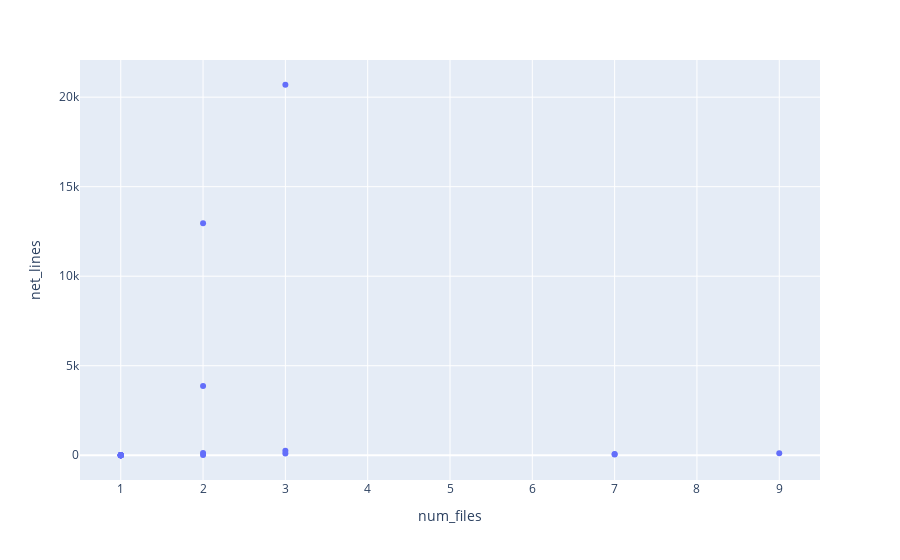

Notebook code for this chart:
### Code cell
# Histogram of net lines of code
fig = px.scatter(df_commits, x='num_files', y='net_lines', hover_name='message', hover_data=['author_name', 'author_date', 'hash', 'branches'])
fig.show()

### Figure 1 — Plotly figure (JSON) as saved in the notebook; plotly's stock layout.template omitted (floating-point values rounded to 4 significant figures)
{"data": [{"customdata": [["Matt Eland", "2021-10-07T00:50:53-04:00", "262f4fbfa31cc7e1d9bb7b9871be1c9ac0242c57", "main"], ["Matt Eland", "2021-10-07T00:53:05-04:00", "436cece5340eb314fe5fe0eef94e423388755b23", "main"], ["Matt Eland", "2021-10-07T14:33:19-04:00", "1b7c69a77563a9845cee2e5a55affea4c590bf17", "main"], ["Matt Eland", "2021-10-07T17:39:49-04:00", "5d59ceb5390057755c3648307324e30d5ea0dc92", "main"], ["Matt Eland", "2021-10-07T19:05:52-04:00", "c745f4f151247070e3d5ee9c3467cd3dec763cfd", "main"], ["Matt Eland", "2021-10-07T19:15:44-04:00", "ee5b5ce7d80cc88bf0ce64954c74d819947eb35f", "main"], ["Matt Eland", "2021-10-07T20:19:50-04:00", "93b1df991e39ee919853d47752c56e883f3752d9", "main"], ["Matt Eland", "2021-10-07T21:10:04-04:00", "5fc09b9af7a7819843886a5f1ab47090c3d9e42f", "main"], ["Matt Eland", "2021-10-07T22:33:42-04:00", "76a5f689be78f4173f5219e661fbe0777275362e", "main"], ["Matt Eland", "2021-10-08T00:31:06-04:00", "24337103c37db0990433f59c85069e332a5c3d34", "main"], ["Matt Eland", "2021-10-08T00:35:10-04:00", "236831533b6dc24025b9de6177c3868d7be6b4f5", "main"], ["repo-visualizer", "2021-10-08T04:35:28+00:00", "8af76dc9e44fd4708a76b8561cecc4cb594965a8", "main"], ["Matt Eland", "2021-10-08T00:40:55-04:00", "1514ad1c11600145b375f8bd3e542fab2d9c64f8", "main"], ["repo-visualizer", "2021-10-08T04:41:09+00:00", "cb27c66d48103f7d7dcb1a04958689c9e7527c37", "main"], ["Matt Eland", "2021-10-08T00:41:58-04:00", "60d78d84760ecd540f3553d0c29eb4ec26829327", "main"], ["Matt Eland", "2021-10-08T00:42:01-04:00", "3f29474b5c30f1450409b073a621cce204911ea7", "main"], ["repo-visualizer", "2021-10-08T04:42:17+00:00", "005d7cf96a8688f1d6f6fcc6f9a3842e88a1c0aa", "main"], ["Matt Eland", "2021-10-08T00:55:32-04:00", "87cbe07450e4d8e5dc10433c760a98025bb53256", "main"], ["repo-visualizer", "2021-10-08T04:55:48+00:00", "0c54ad2e0eae77e19ed09c8f8912ddcb11aa145e", "main"], ["Matt Eland", "2021-10-08T00:57:08-04:00", "3714050ae7e1a4d98577c583f3fdaa397654a02e", "main"], ["Matt Eland", "2021-10-08T00:57:10-04:00", "cca85def0ba34c0aa7f137f9e2734382f7a87846", "main"], ["repo-visualizer", "2021-10-08T04:57:24+00:00", "b3a3f2d709441b09c7760d42ea3c6681bfec3c66", "main"], ["Matt Eland", "2021-10-08T01:18:44-04:00", "bf00d92c51f3c62861d197c681de3b3c023fe4c7", "main"], ["repo-visualizer", "2021-10-08T05:18:59+00:00", "3945658788057ef0973ce8e5115bcac0c66367ff", "main"]], "hovertemplate": "<b>%{hovertext}</b><br><br>num_files=%{x}<br>net_lines=%{y}<br>author_name=%{customdata[0]}<br>author_date=%{customdata[1]}<br>hash=%{customdata[2]}<br>branches=%{customdata[3]}<extra></extra>", "hovertext": ["Initial commit", "Added code analysis export results from Visual Studio", "Early work on file mining", "Mining Progress", "Additional Mining", "Added GitAnalyzer", "Working on visualizations", "Added a sort", "Pretty good tree visualization", "Tree improvements, added tasks list", "Experimentation", "Repo visualizer: updated diagram", "Added link to Octo", "Repo visualizer: updated diagram", "Updated Tasks to remind me about Octo later", "Merge remote-tracking branch 'origin/main' into main", "Repo visualizer: updated diagram", "Ignore the .idea folder", "Repo visualizer: updated diagram", "Nuked a redundant .idea folder", "Merge remote-tracking branch 'origin/main' into main", "Repo visualizer: updated diagram", "Box plot improvements", "Repo visualizer: updated diagram"], "legendgroup": "", "marker": {"color": "#636efa", "symbol": "circle"}, "mode": "markers", "name": "", "orientation": "v", "showlegend": false, "type": "scatter", "x": [2, 1, 9, 3, 1, 7, 3, 1, 2, 3, 2, 1, 1, 1, 1, 1, 1, 1, 1, 7, 1, 1, 2, 1], "xaxis": "x", "y": [131, 0, 109, 249, 6, 69, 97, 1, 12960, 20693, 18, 1, 3, 2, 8, 2, 2, 2, 2, 48, 2, 2, 3869, 2], "yaxis": "y"}], "layout": {"legend": {"tracegroupgap": 0}, "margin": {"t": 60}, "xaxis": {"anchor": "y", "domain": [0.0, 1.0], "title": {"text": "num_files"}}, "yaxis": {"anchor": "x", "domain": [0.0, 1.0], "title": {"text": "net_lines"}}}}
